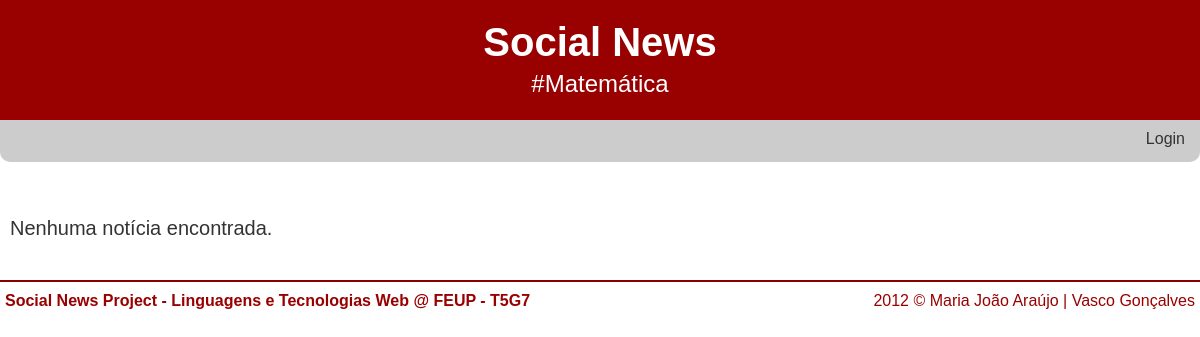
Page /?tag=Matemática on the earlier database version.
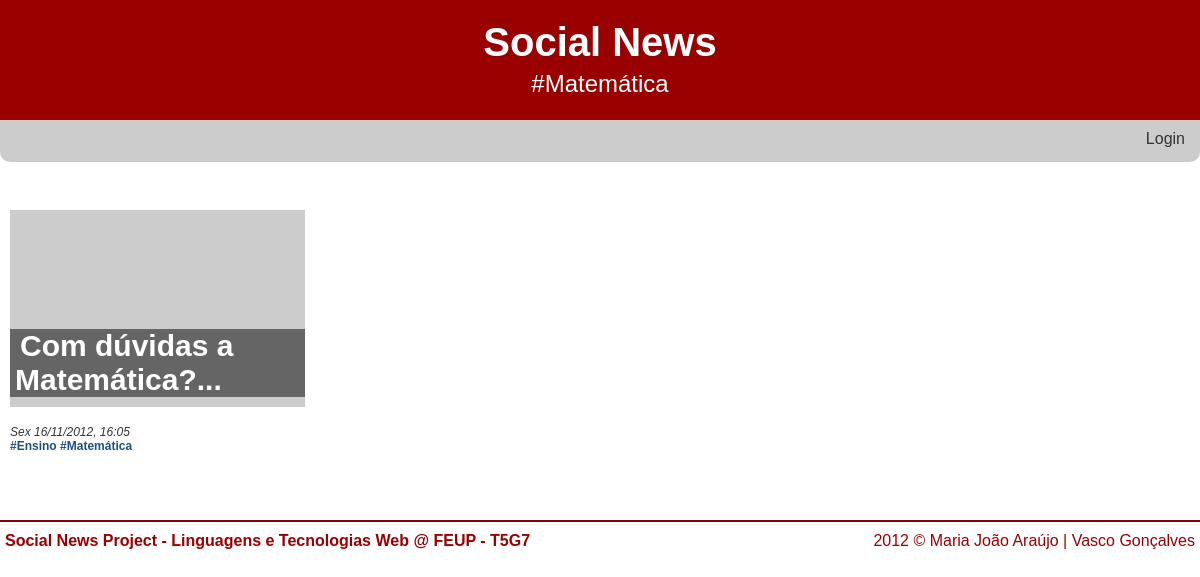
Same page on the later database version.
### tables this page shows
CREATE TABLE 'NEWS' (id integer primary key autoincrement, title text,'date' INTEGER, text text, posted_by text, 'url' TEXT, 'imported_by' TEXT);

### db/news_query.php (called while the page is built, shortened)
<?php
	require_once 'db/db.php';
	if(isset($id) && !empty($id))
	{
		$stmt = $db->prepare('SELECT id, title, date, text, posted_by, imported_by, url, tagname FROM news LEFT JOIN tag ON news.id=tag.news_id where id=:id');
		$stmt->bindparam(':id', $id);
	}
	elseif(isset($tag) && !empty($tag))
	{
		$stmt = $db->prepare('SELECT id, title, date, posted_by, imported_by, tagname FROM news LEFT JOIN tag ON news.id=tag.news_id where news.id in (select news_id from tag where tagname=:tag) ORDER BY id DESC');
		$stmt->bindparam(':tag', $tag);
	}
	elseif(isset($fav) && !empty($fav))
	{
		$stmt = $db->prepare('SELECT id, title, date, posted_by, imported_by, tagname FROM news LEFT JOIN tag ON news.id=tag.news_id LEFT JOIN favorite ON news.id=favorite.news_id where favorite.user_id = :user_id ORDER BY id DESC');
		$stmt->bindparam(':user_id', $_SESSION['user_id']);
	}
	else
	{
		$stmt = $db->prepare('SELECT id, title, date, posted_by, imported_by, tagname FROM news LEFT JOIN tag ON news.id=tag.news_id where news.id in (select id from news order by id desc limit 12 offset :offset) ORDER BY id DESC');
		$stmt->bindparam(':offset', $offset);
	}
	if(!$stmt->execute())
	{
		$error=$db->errorInfo();
		echo "Erro: " . $error[2];
	}
	else
		$news = $stmt->fetchAll();
?>

### common/functions.php (the view, shortened to what this page needs)
<?php
	function loggedIn() {
		return isset($_SESSION['username']);
	}
	function displayDate($date)
	{
		switch(date('N',$date))
		{
			case 5:
				$dayofweek = 'Sex';
				break;
		}
        return $dayofweek." ".date('d/m/Y, H:i', $date);
	}
	function showAllNews($news)
	{
		foreach($news as $i=>$row) {
			if($row['id']==$news[$i-1]['id'])
				echo " <a href=\"./?tag=".$row['tagname']."\">#".$row['tagname']."</a>";
			else
			{
				$title = (strlen($row['title']) > 30) ? substr($row['title'],0,27).'...' : $row['title'];
				  echo "<div class=\"noticia_index\">
				  <h3><a href=\"./?id=".$row['id']."\">".stripslashes($title)."</a></h3>
				  <a href=\"./?id=".$row['id']."\"><img src=\"http://lorempixel.com/300/200/?dummy=".rand()."\" alt=\"300x200\"></a>
				  <div class=\"newsdetails\">
					<br />";
				echo displayDate($row['date']);
				if($row['tagname']!="")
				  echo "</div><div class=\"newstags\"><a href=\"./?tag=".stripslashes($row['tagname'])."\">#".stripslashes($row['tagname'])."</a>";
			}
			if($row['id']!=$news[$i+1]['id']) {
				echo   "</div>";
				echo "</div>";
			}
		}
	}
	function showHeader($subtitle)
	{
		echo "<div id=\"cabecalho\">";
		echo "<a href=\"./\"><h1>Social News</h1></a>";
		if(!empty($subtitle))
			echo "<h2>".$subtitle."</h2>";
		echo "</div>";
	}
	function showFooter()
	{
		echo "<div id=\"rodape\">
				<p>Social News Project - Linguagens e Tecnologias Web @ FEUP - T5G7</p>
				<div class=copyright>2012 © Maria João Araújo | Vasco Gonçalves</div>
			</div>";
	}
	function showLoginMenu()
	{
		echo "<ul class=\"login\">";
		if(loggedIn())
			echo "<li id=username userid=".$_SESSION['user_id'].">Bem-vindo <a href=ver_perfil_utilizador.php?id=".$_SESSION['user_id'].">".$_SESSION['username']."</a></li><li><a href=\"logout.php\">Logout</a></li>";
		else
			echo "<li><a href=\"login.php\">Login</a></li>";
		echo "</ul>";
	}
?>

### index.php (shortened to what this page needs)
<?php
	require_once 'common/functions.php';
	$id = (int)$_GET['id'];
	$tag = $_GET['tag'];
	$p = (int)$_GET['p'];
	$fav = (int)$_GET['fav'];
	$offset = $p*12;
	require_once 'db/news_query.php';
?>
<!DOCTYPE html>
<html>
	<head>
		<link rel="stylesheet" href="common/style.css">
	</head>
	<body>
<?php
	if(!empty($tag))
		showHeader('#'.$tag);
	elseif(!empty($fav))
		showHeader('Favoritos');
	else
		showHeader('');
?>
		<div id="menu">
			<ul>
<?php
	if(loggedIn())
	{
		echo "<a href=\"./\"><img src=\"common/home.png\"></a><li><a href=\"./?fav=1\">Meus favoritos</a></li>";
		if((editor() || admin()))
		{
			echo "<li><a href=\"nova_noticia.php\">Inserir notícia</a></li>";
		}
		if(admin())
		{
			echo "<li><a href=\"procurar_utilizador.php\">Gerir utilizadores</a></li>".
			"<li><a href=\"gerir_servidor.php\">Gerir servidores</a></li>".
			"<li><a href=\"obter_noticias.php\">Obter notícias</a></li>";
		}
	}
	else
	{
		echo "<li></li>";
	}
	echo "</ul>";
	showLoginMenu();
	echo "</div>";
?>
		<div id="conteudo">
<?php
	if(count($news)==0)
		echo "<h5>Nenhuma notícia encontrada.</h5>";
	else {
		if(!empty($id))
			showNewsId($news,$db);
		else{
			showAllNews($news);
		}
	}
	echo "</div>";
	showFooter();
?>
	</body>
</html>

Differences in the rows shown:
added news: title "Com dúvidas a Matemática?...", date "Sex 16/11/2012, 16:05", tagname "Ensino", tagname "Matemática"
Other differences:
text no longer shown: "Nenhuma notícia encontrada."
